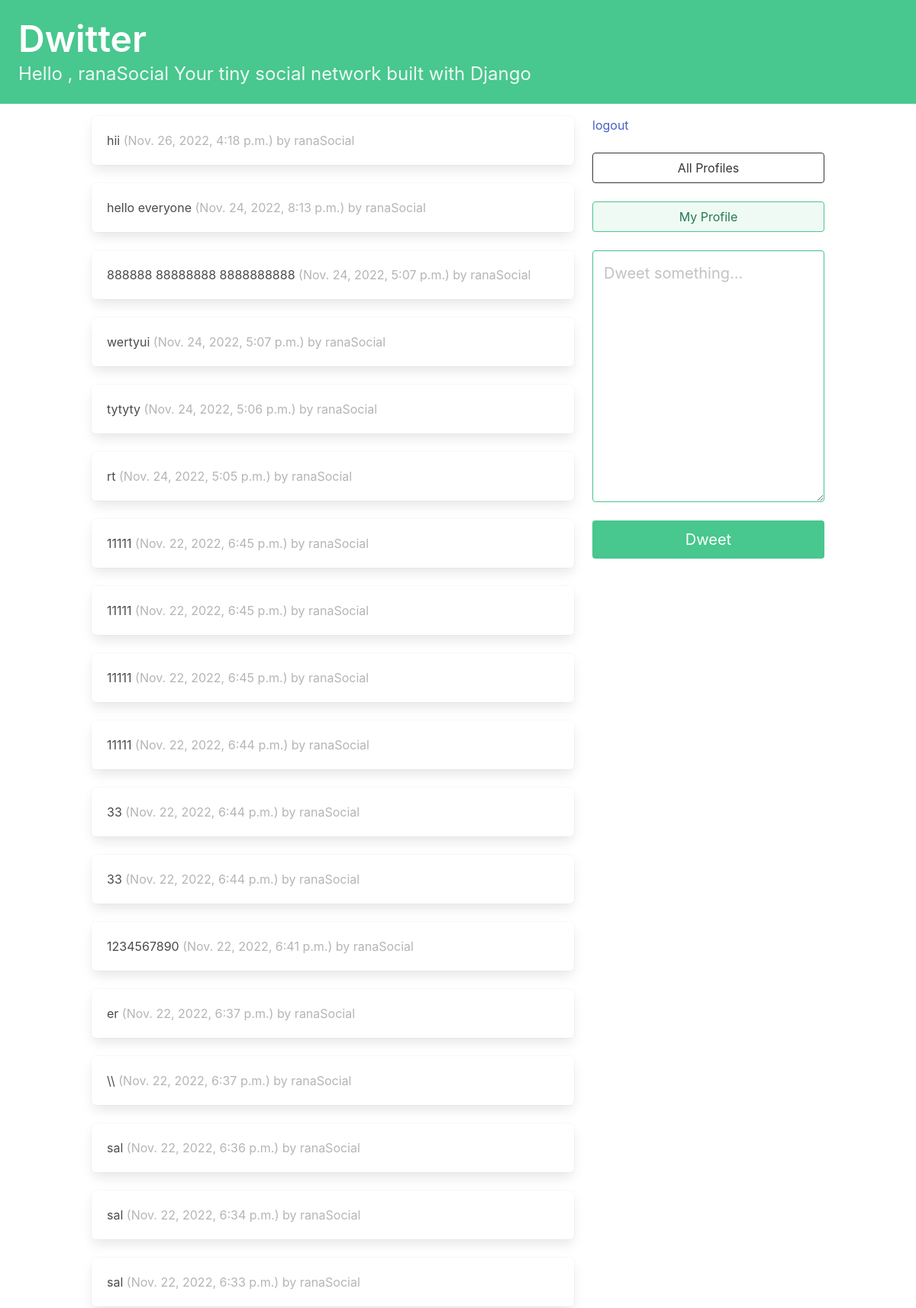
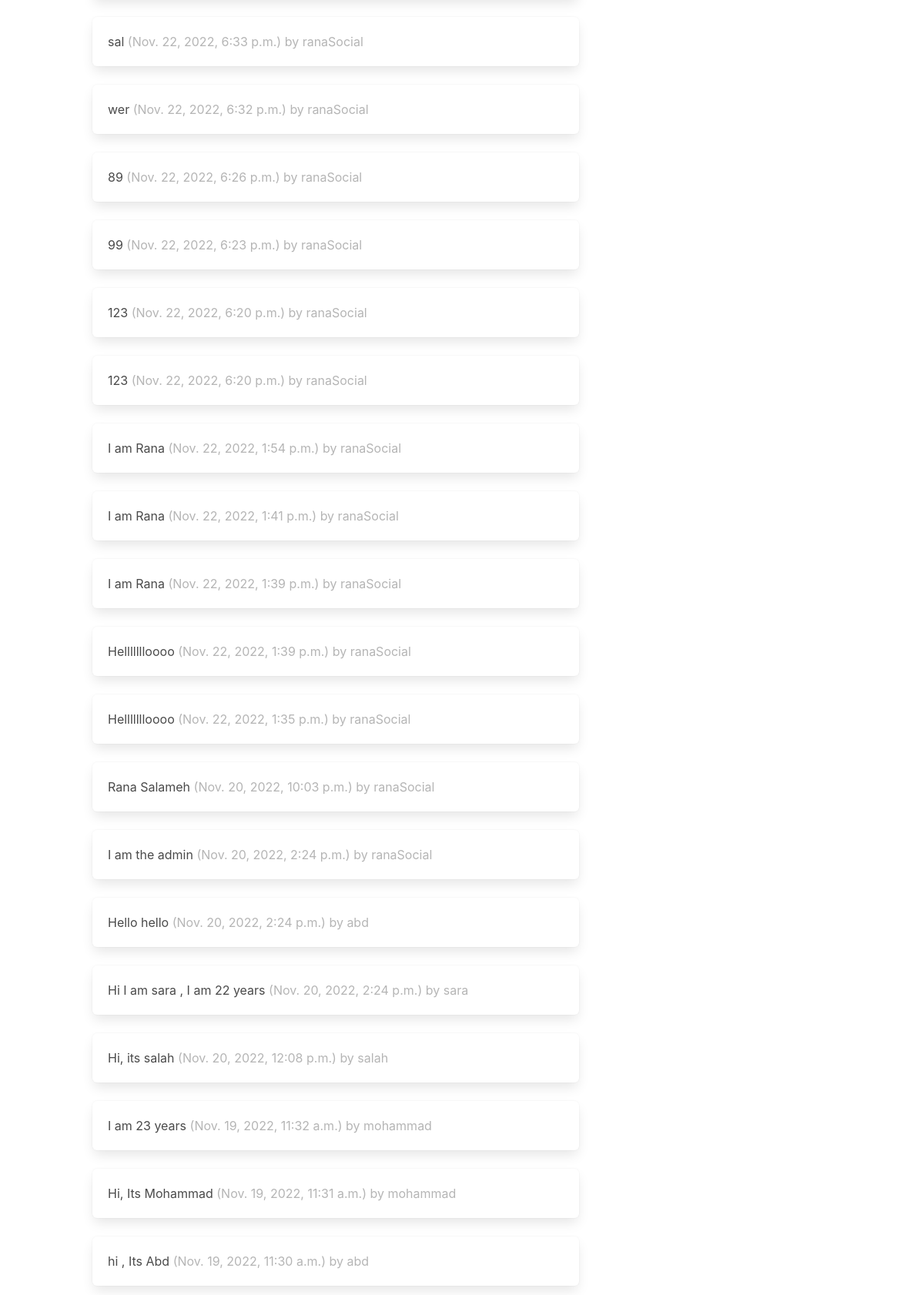
Screenshot of / (signed in) with the database file from the repository (2 pictures, top to bottom).
### dwitter/models.py (models this page shows, shortened)
class Dweet(models.Model):
    user = models.ForeignKey(User,related_name="dweets", on_delete=models.DO_NOTHING)
    body = models.CharField(max_length=140)
    created_at = models.DateTimeField(auto_now_add=True)

### dwitter/views.py (the view)
# urls.py: path('' , dashboard , name="dashboard"),
@login_required
def dashboard(request):
    form = DweetForm(request.POST or None)
    if request.method == "POST":
        if form.is_valid():
            dweet = form.save(commit=False)
            dweet.user = request.user
            dweet.save()
            return redirect("dwitter:dashboard")
    followed_dweets = Dweet.objects.filter(
        user__profile__in=request.user.profile.follows.all()   #in means each profile in
            ).order_by("-created_at")
    context = {
        "dweets" : followed_dweets ,
        "form" :form,
    }
    return render(request, "dwitter/dashboard.html", context= context)

### dwitter/forms.py
class DweetForm(forms.ModelForm):
    body = forms.CharField(
        required=True,
        widget=forms.widgets.Textarea(
            attrs={
                "placeholder": "Dweet something...",
                "class": "textarea is-success is-medium",
            }
        ),
        label="", # removes the Body text that previously showed up due to a
    )
    class Meta:
        model = Dweet
        exclude = ("user", ) #exclude the user field from Dweet Model Class

### dwitter/templates/dwitter/dashboard.html (shortened to what this page needs)
{% extends 'base.html' %}
{% block content %}
<div class="column">
    {% for dweet in dweets %}
    <div class="box">
        {{dweet.body}}
        <span class="is-small has-text-grey-light">
            ({{ dweet.created_at }}) by {{ dweet.user.username }}
        </span>
    </div>
    {% endfor %}
</div>
<div class="column is-one-third">
    <div class="block" >
        {% if request.user.is_authenticated %}
            <a href = "{% url 'logout' %}" > logout </a>
        {% endif %}
    </div>
    <div class="block">
        <a href="{% url 'dwitter:profile_list' %} ">
            <button class="button is-dark is-outlined is-fullwidth">
                All Profiles
            </button>
        </a>
    </div>
    <div class="block">
        <a href="{% url 'dwitter:profile' request.user.profile.id %} ">
            <button class="button is-success is-light is-outlined is-fullwidth">
                My Profile
            </button>
        </a>
    </div>
    <form method="post">
        {{ form.as_p }}
        <button class="button is-success is-fullwidth is-medium mt-5" type="submit">Dweet
        </button>
    </form>
</div>
{% endblock content %}

### dwitter/templates/base.html (shortened to what this page needs)
<!DOCTYPE html>
<html lang="en">
<head>
    <link rel="stylesheet" href="https://cdn.jsdelivr.net/npm/bulma@0.9.3/css/bulma.min.css">
</head>
<body>
    <section class="hero is-small is-success mb-4">
        <div class="hero-body">
            <h1 class="title is-1">Dwitter</h1>
            <p class="subtitle is-4">
                Hello , {{ user.username|default:'Guest' }}
                Your tiny social network built with Django
            </p>
        </div>
    </section>
    <div class="container">
        <div class="columns">
            {% block content %}
            {% endblock content %}
        </div>
    </div>
</body>
</html>

### rows the page displays
Dweet: body "hii", created_at "Nov. 26, 2022, 4:18 p.m.", user.username "ranaSocial"
Dweet: body "hello everyone", created_at "Nov. 24, 2022, 8:13 p.m.", user.username "ranaSocial"
Dweet: body "888888 88888888 8888888888", created_at "Nov. 24, 2022, 5:07 p.m.", user.username "ranaSocial"
Dweet: body "wertyui", created_at "Nov. 24, 2022, 5:07 p.m.", user.username "ranaSocial"
Dweet: body "tytyty", created_at "Nov. 24, 2022, 5:06 p.m.", user.username "ranaSocial"
Dweet: body "rt", created_at "Nov. 24, 2022, 5:05 p.m.", user.username "ranaSocial"
Dweet: body "11111", created_at "Nov. 22, 2022, 6:45 p.m.", user.username "ranaSocial"
Dweet: body "11111", created_at "Nov. 22, 2022, 6:45 p.m.", user.username "ranaSocial"
Dweet: body "11111", created_at "Nov. 22, 2022, 6:45 p.m.", user.username "ranaSocial"
Dweet: body "11111", created_at "Nov. 22, 2022, 6:44 p.m.", user.username "ranaSocial"
Dweet: body "33", created_at "Nov. 22, 2022, 6:44 p.m.", user.username "ranaSocial"
Dweet: body "33", created_at "Nov. 22, 2022, 6:44 p.m.", user.username "ranaSocial"
Dweet: body "1234567890", created_at "Nov. 22, 2022, 6:41 p.m.", user.username "ranaSocial"
Dweet: body "er", created_at "Nov. 22, 2022, 6:37 p.m.", user.username "ranaSocial"
Dweet: body "\\\\", created_at "Nov. 22, 2022, 6:37 p.m.", user.username "ranaSocial"
Dweet: body "sal", created_at "Nov. 22, 2022, 6:36 p.m.", user.username "ranaSocial"
Dweet: body "sal", created_at "Nov. 22, 2022, 6:34 p.m.", user.username "ranaSocial"
Dweet: body "sal", created_at "Nov. 22, 2022, 6:33 p.m.", user.username "ranaSocial"
Dweet: body "sal", created_at "Nov. 22, 2022, 6:33 p.m.", user.username "ranaSocial"
Dweet: body "wer", created_at "Nov. 22, 2022, 6:32 p.m.", user.username "ranaSocial"
Dweet: body "89", created_at "Nov. 22, 2022, 6:26 p.m.", user.username "ranaSocial"
Dweet: body "99", created_at "Nov. 22, 2022, 6:23 p.m.", user.username "ranaSocial"
Dweet: body "123", created_at "Nov. 22, 2022, 6:20 p.m.", user.username "ranaSocial"
Dweet: body "123", created_at "Nov. 22, 2022, 6:20 p.m.", user.username "ranaSocial"
Dweet: body "I am Rana", created_at "Nov. 22, 2022, 1:54 p.m.", user.username "ranaSocial"
Dweet: body "I am Rana", created_at "Nov. 22, 2022, 1:41 p.m.", user.username "ranaSocial"
Dweet: body "I am Rana", created_at "Nov. 22, 2022, 1:39 p.m.", user.username "ranaSocial"
Dweet: body "Hellllllloooo", created_at "Nov. 22, 2022, 1:39 p.m.", user.username "ranaSocial"
Dweet: body "Hellllllloooo", created_at "Nov. 22, 2022, 1:35 p.m.", user.username "ranaSocial"
Dweet: body "Rana Salameh", created_at "Nov. 20, 2022, 10:03 p.m.", user.username "ranaSocial"
Dweet: body "I am the admin", created_at "Nov. 20, 2022, 2:24 p.m.", user.username "ranaSocial"
Dweet: body "Hello hello", created_at "Nov. 20, 2022, 2:24 p.m.", user.username "abd"
Dweet: body "Hi I am sara , I am 22 years", created_at "Nov. 20, 2022, 2:24 p.m.", user.username "sara"
Dweet: body "Hi, its salah", created_at "Nov. 20, 2022, 12:08 p.m.", user.username "salah"
Dweet: body "I am 23 years", created_at "Nov. 19, 2022, 11:32 a.m.", user.username "mohammad"
Dweet: body "Hi, Its Mohammad", created_at "Nov. 19, 2022, 11:31 a.m.", user.username "mohammad"
Dweet: body "hi , Its Abd", created_at "Nov. 19, 2022, 11:30 a.m.", user.username "abd"

### other values shown
{{ user.username|default:'Guest' }} "ranaSocial"
